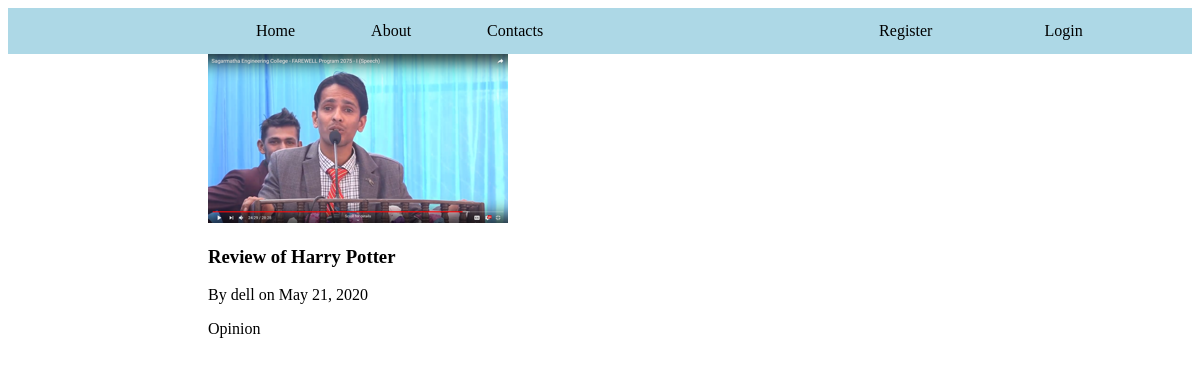
Screenshot of /myapp/post/1/ with the database file from the repository.
### myapp/models.py (models this page shows, shortened)
class Post(models.Model):
	book_name = models.CharField(max_length=100)
	content = models.TextField()
	date = models.DateTimeField(default=timezone.now)
	writer = models.ForeignKey(User,on_delete=models.CASCADE)

### users/models.py (models this page shows, shortened)
class Profile(models.Model):
	user = models.OneToOneField(User, on_delete = models.CASCADE)
	image = models.ImageField(default = 'default.jpg', upload_to = 'profile_pics')

### myapp/views.py (the view)
# urls.py: path('post/<int:pk>/',  PostDetailView.as_view() , name='post-detail' ),
class PostDetailView(DetailView):
	model = Post

### myapp/templates/myapp/post_detail.html
{% extends "myapp/base.html" %}
{% block content%}
	<img class = " rounded-circle" src="{{ object.writer.profile.image.url }}">
	<h3>{{ object.book_name }}</h3>
	<p>By {{ object.writer }} on {{ object.date|date:"F d, Y" }}</p>
	<p>{{object.content }}</p>
{% endblock %}

### rows the page displays
Post: writer.profile.image (picture), book_name "Review of Harry Potter", writer "dell", date "May 21, 2020", content "Opinion"
